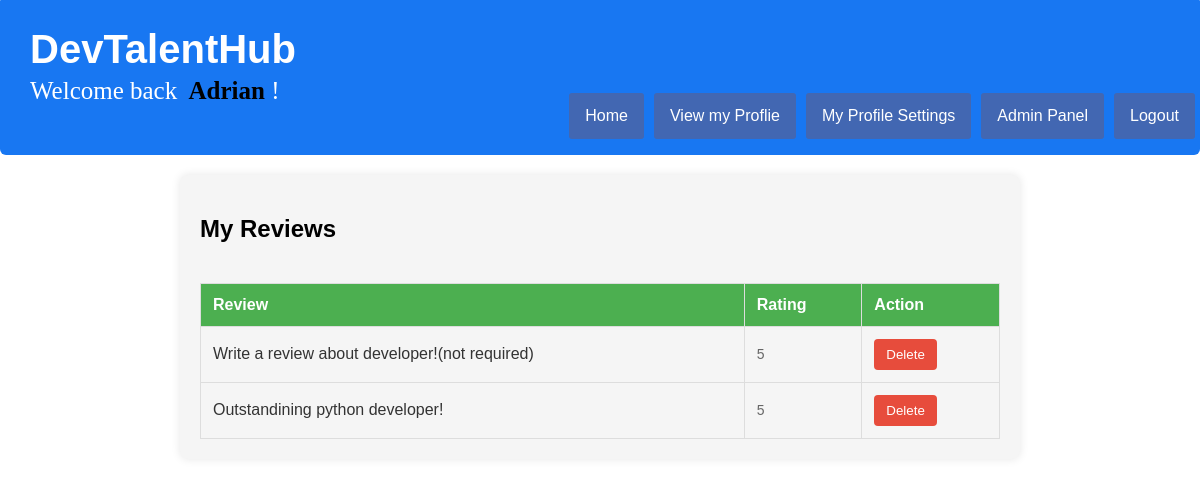
/my_reviews.php (signed in), run on the app's committed database.
### tables this page shows
CREATE TABLE `ratings` (
  `id` int(11) NOT NULL,
  `rating` int(11) NOT NULL,
  `review` text NOT NULL,
  `createdBy` int(5) DEFAULT NULL,
  `portfolio_id` int(11) NOT NULL
);

### my_reviews.php (the view, shortened to what this page needs)
<?php
require_once('config.php');
require_once(ROOT_PATH . '/includes/head_section.php');
?>
<?php include(ROOT_PATH . '/includes/navbar_logged_in.php');
?>
<?php
$query = "SELECT id, review, rating FROM ratings WHERE createdBy = ?";
$stmt = $link->prepare($query);
$stmt->bind_param("i", $_SESSION['id']);
$stmt->execute();
$result = $stmt->get_result();
$reviews = $result->fetch_all(MYSQLI_ASSOC);
?>
<div class='container'>
    <h2>My Reviews</h2>
    <?php if (!empty($reviews)) : ?>
        <div class='table-container'>
            <table class='reviews-table'>
                <thead>
                    <tr>
                        <th>Review</th>
                        <th>Rating</th>
                        <th>Action</th>
                    </tr>
                </thead>
                <tbody>
                    <?php foreach ($reviews as $review) : ?>
                        <?php
                        $reviewText = $review['review'];
                        $rating = $review['rating'];
                        ?>
                        <?php if (!empty($reviewText)) : ?>
                            <tr>
                                <td class='review'><?php echo $reviewText; ?></td>
                                <td class='rating'><?php echo $rating; ?></td>
                                <td>
                                    <form method='post' onsubmit='return confirm("Are you sure you want to delete this review?")'>
                                        <button class='delete-btn' type='submit'>Delete</button>
                                    </form>
                                </td>
                            </tr>
                        <?php endif; ?>
                    <?php endforeach; ?>
                </tbody>
            </table>
        </div>
    <?php else : ?>
        <p>No reviews available.</p>
    <?php endif; ?>
</div>

### static/public_styling.css (style rules this page uses)
html { height: 100%; box-sizing: border-box; }

### my_reviews.php (style rules this page uses)
.container { max-width: 800px; margin: 20px auto; padding: 20px; background-color: #f5f5f5; border-radius: 8px; box-shadow: 0 0 10px rgba(0, 0, 0, 0.1); }
.table-container { overflow-x: auto; margin-top: 20px; }
.reviews-table { width: 100%; border-collapse: collapse; margin-top: 20px; }
.reviews-table th, .reviews-table td { border: 1px solid #ddd; padding: 12px; text-align: left; }
.reviews-table th { background-color: #4CAF50; color: white; }
.review { font-size: 16px; color: #333; }
.rating { font-size: 14px; color: #666; }
.delete-btn { background-color: #e74c3c; color: #fff; border: none; padding: 8px 12px; border-radius: 4px; cursor: pointer; transition: background-color 0.3s ease; }

### data on the page
ratings: review "Write a review about developer!(not required)", rating "5"
ratings: review "Outstandining python developer!", rating "5"

### other printed values
$_SESSION['username'] "Adrian"
